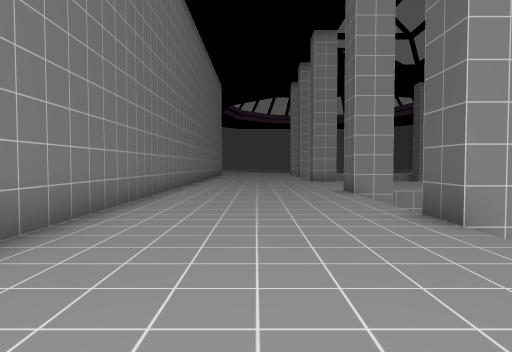
[1] (above)

12 first-person views from a walk through a level from a Godot 3-D game. The camera is 1.5 m above the floor, tilts 2° down and sees 75° across. The floor is counted in squares, 2 m on a side. Each view is taken from the middle of a square. On the plan, view 1 faces up. The plan holds only what a view shows up to about 11 squares ahead; the rest is blank. The place goes on beyond the plan. Some surface patterns are stand-ins.

[2]
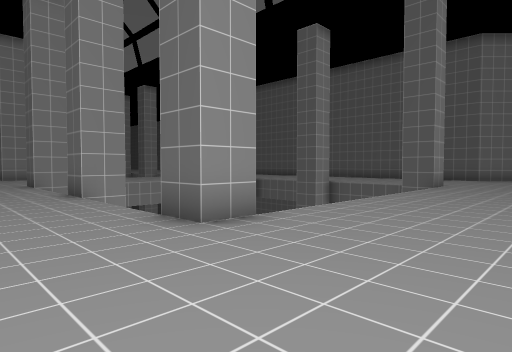

[3]
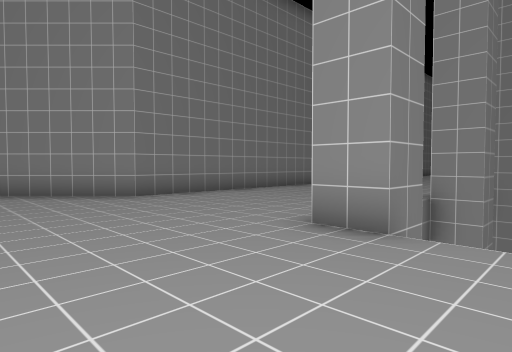

[4]
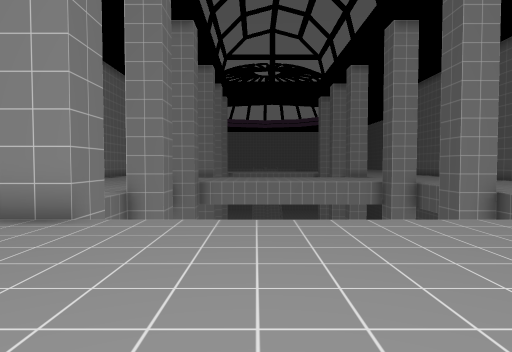

[5]
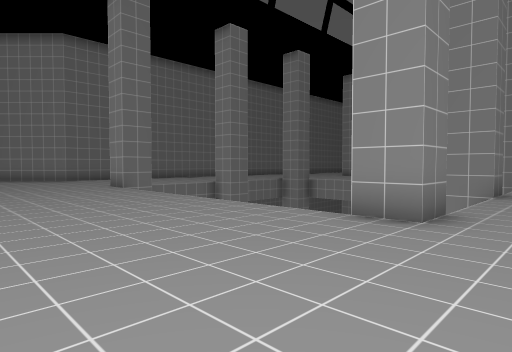

[6]
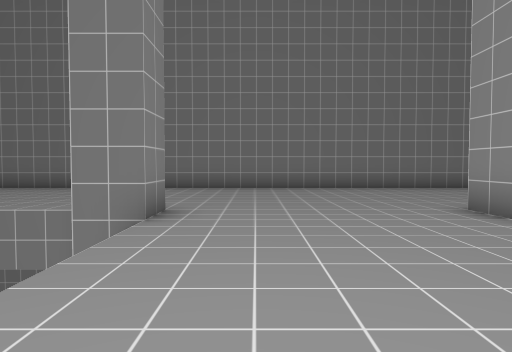

[7]
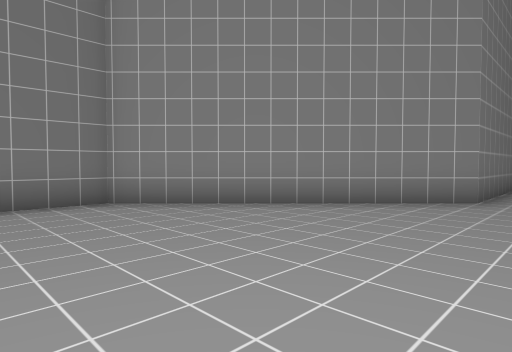

[8]
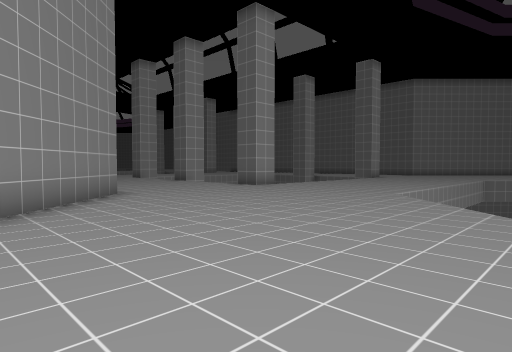

[9]
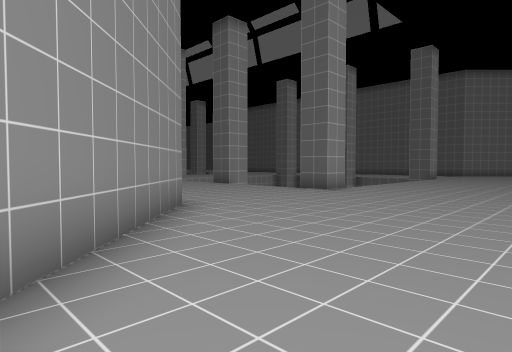

[10]
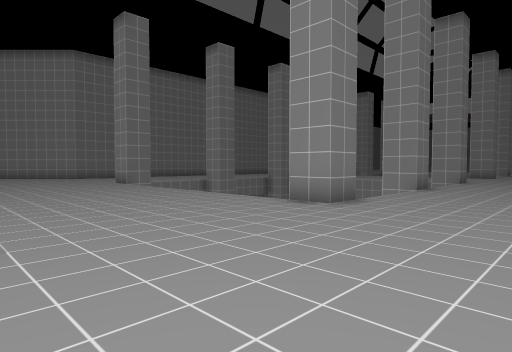

[11]
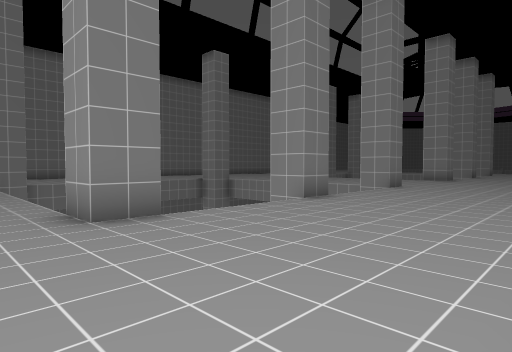

[12]
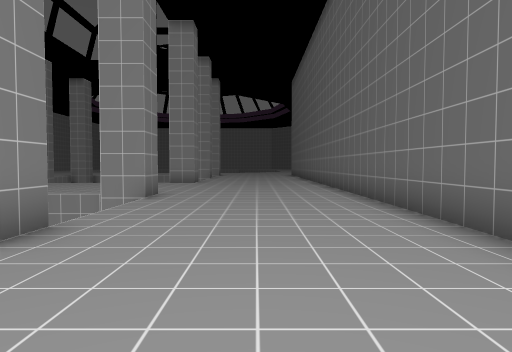

### Floor plan
Points are (right, up) in squares from view 1. A wall is a line through its corners. A room is listed if a view was taken in it or the views show most of it. See-through windows are left out.
Room 1 (views 1, 2, 3, 4, 5, 6, 7, 8, 9, 10, 11, 12)
walls: (3.5, 0.5) (3.5, -0.5) (2.5, -0.5) (2.5, 0.5); (3.5, 5) (3.5, 4) (2.5, 4) (2.5, 5); (12.5, 0.6) (12.5, -0.5) (11.5, -0.5) (11.5, 0.1); (12.5, 5) (12.5, 4) (11.5, 4) (11.5, 5); (2.5, 8.5) (2.5, 9.5) (3.5, 9.5) (3.5, 8.5) (2.9, 8.5); (12.5, 9.5) (12.5, 8.5) (11.9, 8.5); (17.5, 4.1) (17.5, 12); (3.5, 14.5) (2.5, 14.5); (-2.5, 16.5) (-2.5, -0.5) (-7.5, -5.5) (-7.5, -7.2)
ways out: gap at (3, 4.5); gap at (12, 4.5)

Where each view was taken, in squares from view 1:
view 1: 0 up, 0 right, facing up
view 2: 4 down, 0 right, facing up-right
view 3: 4 down, 5 right, facing up-left
view 4: 5 down, 6 right, facing up
view 5: 5 down, 14 right, facing up-left
view 6: 11 up, 8 right, facing left
view 7: 8 down, 1 left, facing up-left
view 8: 9 down, 6 left, facing up-right
view 9: 6 down, 6 left, facing up-right
view 10: 6 down, 16 right, facing up-left
view 11: 2 down, 17 right, facing up-left
view 12: 1 up, 15 right, facing up
